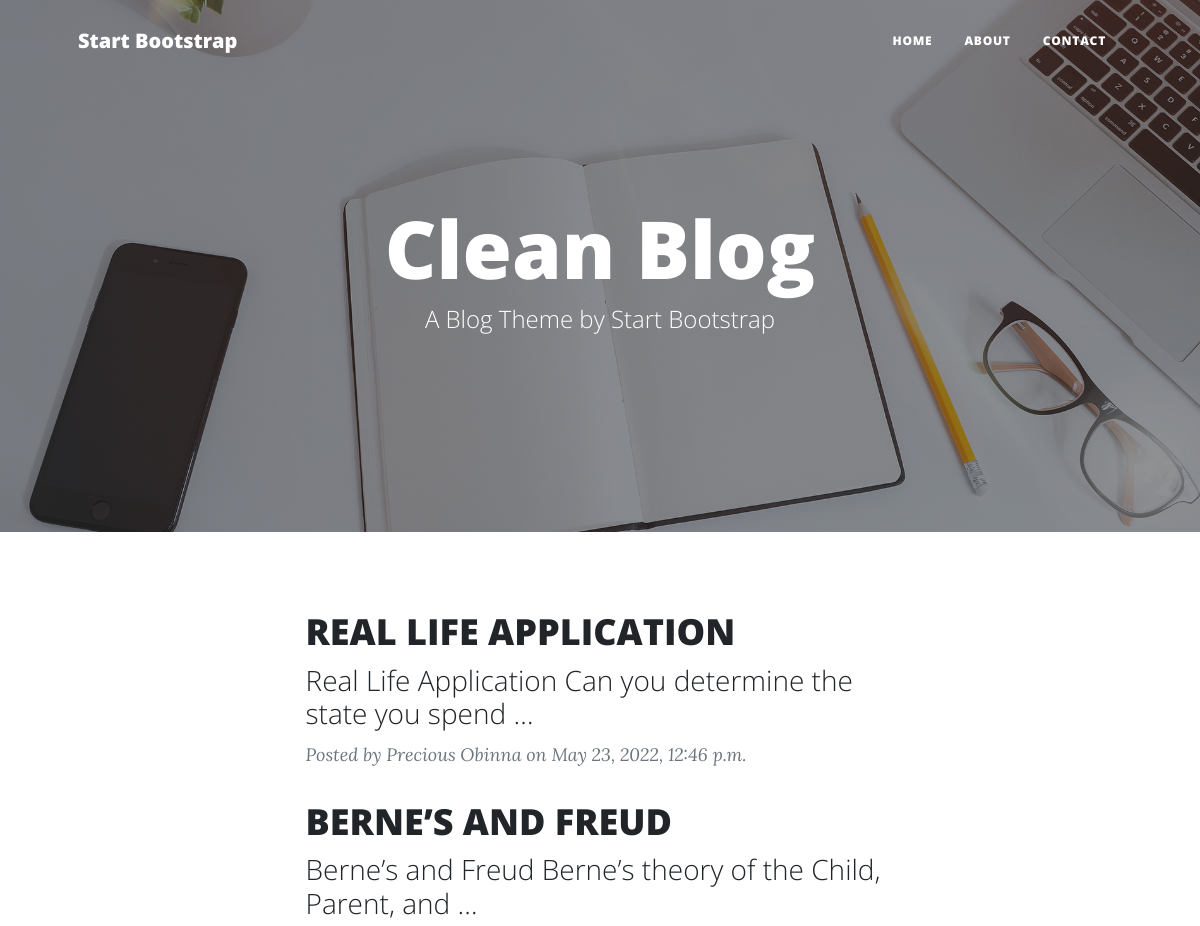
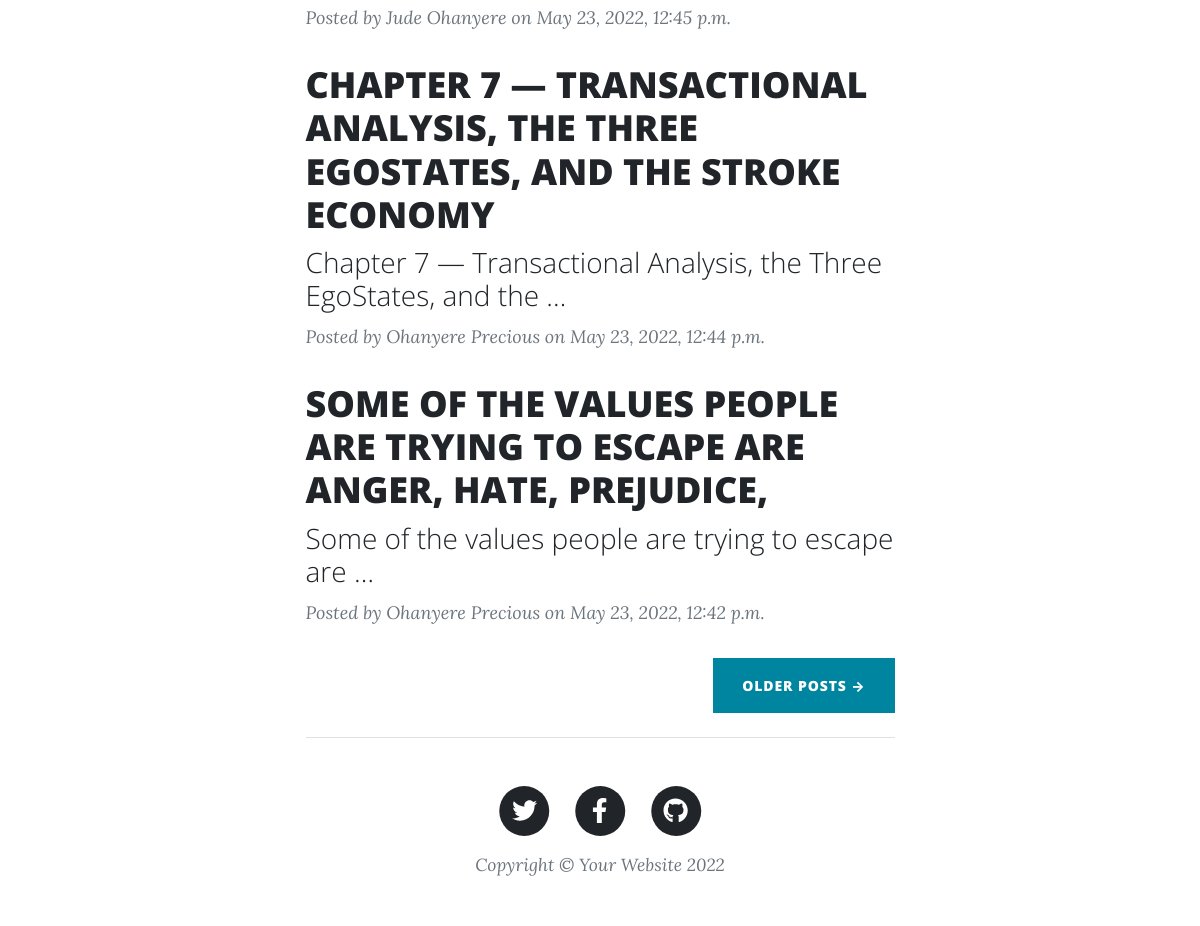
The page / on the database its author committed (2 pictures, top to bottom).
### myapp/models.py (models this page shows, shortened)
class Home(models.Model):
    PRECIOUS_OBINNA = 'Precious Obinna'
    OHANYERE_PRECIOUS = 'Ohanyere Precious'
    JUDE_OHANYERE = 'Jude Ohanyere'
    AUTHOR_CHOICE = (
        (PRECIOUS_OBINNA, 'Precious Obinna'),
        (OHANYERE_PRECIOUS, 'Ohanyere Precious'),
        (JUDE_OHANYERE, 'Jude Ohanyere')
    )
    title = models.CharField(max_length=1000)
    body = models.TextField()
    author = models.CharField(max_length=100, choices=AUTHOR_CHOICE)
    time = models.DateTimeField(auto_now_add=True)

### myapp/views.py (the view)
# urls.py: path('', index, name='index'),
def index(request):
    home = Home.objects.order_by('-time')[0:4]
    return render(request, 'index.html', {'home': home})

### templates/index.html (shortened to what this page needs)
{% load static %}
<!DOCTYPE html>
<html lang="en">
<head>
    <link href="{% static 'css/styles.css' %}" rel="stylesheet" />
</head>
<body>
    <nav class="navbar navbar-expand-lg navbar-light" id="mainNav">
        <div class="container px-4 px-lg-5">
            <a class="navbar-brand" href="/">Start Bootstrap</a>
            <div class="collapse navbar-collapse" id="navbarResponsive">
                <ul class="navbar-nav ms-auto py-4 py-lg-0">
                    <li class="nav-item"><a class="nav-link px-lg-3 py-3 py-lg-4" href="/">Home</a></li>
                    <li class="nav-item"><a class="nav-link px-lg-3 py-3 py-lg-4" href="about">About</a></li>
                    <li class="nav-item"><a class="nav-link px-lg-3 py-3 py-lg-4" href="contact">Contact</a></li>
                </ul>
            </div>
        </div>
    </nav>
    <header class="masthead" style="background-image: url('assets/img/home-bg.jpg')">
        <div class="container position-relative px-4 px-lg-5">
            <div class="row gx-4 gx-lg-5 justify-content-center">
                <div class="col-md-10 col-lg-8 col-xl-7">
                    <div class="site-heading">
                        <h1>Clean Blog</h1>
                        <span class="subheading">A Blog Theme by Start Bootstrap</span>
                    </div>
                </div>
            </div>
        </div>
    </header>
    <div class="container px-4 px-lg-5">
        <div class="row gx-4 gx-lg-5 justify-content-center">
            <div class="col-md-10 col-lg-8 col-xl-7">
                {% for hom in home %}
                <div class="post-preview">
                    <a href="post/{{hom.id}}">
                        <h2 class="post-title">{{hom.title|upper}}</h2>
                        <h3 class="post-subtitle">{{hom.body|truncatewords:10}}</h3>
                    </a>
                    <p class="post-meta">
                        Posted by
                        {{hom.author}}
                        on {{hom.time}}
                    </p>
                    {% endfor %}
                </div>
                <div class="d-flex justify-content-end mb-4"><a class="btn btn-primary text-uppercase" href="next">Older
                        Posts →</a></div>
            </div>
        </div>
    </div>
    <footer class="border-top">
        <div class="container px-4 px-lg-5">
            <div class="row gx-4 gx-lg-5 justify-content-center">
                <div class="col-md-10 col-lg-8 col-xl-7">
                    <ul class="list-inline text-center">
                        <li class="list-inline-item">
                            <a href="#!">
                                <span class="fa-stack fa-lg">
                                    <i class="fas fa-circle fa-stack-2x"></i>
                                    <i class="fab fa-twitter fa-stack-1x fa-inverse"></i>
                                </span>
                            </a>
                        </li>
                        <li class="list-inline-item">
                            <a href="#!">
                                <span class="fa-stack fa-lg">
                                    <i class="fas fa-circle fa-stack-2x"></i>
                                    <i class="fab fa-facebook-f fa-stack-1x fa-inverse"></i>
                                </span>
                            </a>
                        </li>
                        <li class="list-inline-item">
                            <a href="#!">
                                <span class="fa-stack fa-lg">
                                    <i class="fas fa-circle fa-stack-2x"></i>
                                    <i class="fab fa-github fa-stack-1x fa-inverse"></i>
                                </span>
                            </a>
                        </li>
                    </ul>
                    <div class="small text-center text-muted fst-italic">Copyright &copy; Your Website 2022</div>
                </div>
            </div>
        </div>
    </footer>
</body>
</html>

### rows shown on the page
Home: title "REAL LIFE APPLICATION", body "Real Life Application Can you determine the state you spend …", author "Precious Obinna", time "May 23, 2022, 12:46 p.m."
Home: title "BERNE’S AND FREUD", body "Berne’s and Freud Berne’s theory of the Child, Parent, and …", author "Jude Ohanyere", time "May 23, 2022, 12:45 p.m."
Home: title "CHAPTER 7 — TRANSACTIONAL ANALYSIS, THE THREE EGOSTATES, AND THE STROKE ECONOMY", body "Chapter 7 — Transactional Analysis, the Three EgoStates, and the …", author "Ohanyere Precious", time "May 23, 2022, 12:44 p.m."
Home: title "SOME OF THE VALUES PEOPLE ARE TRYING TO ESCAPE ARE ANGER, HATE, PREJUDICE,", body "Some of the values people are trying to escape are …", author "Ohanyere Precious", time "May 23, 2022, 12:42 p.m."
